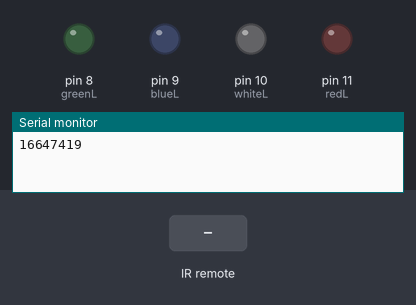
Simulated run of this sketch. Board: Arduino Uno, built with avr-gcc and run on an emulated ATmega328P. Shown: output pins drawn as LEDs (lit = HIGH), the last lines printed to the serial monitor. The inputs (shaded band) are chosen by the test bench.

Above: at 1.2 s.
1.3 s: infrared code 0xFE04FB received
At 1.7 s:
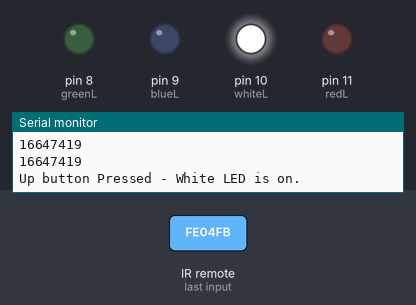
3.3 s: infrared code 0xFE827D received
At 3.7 s:
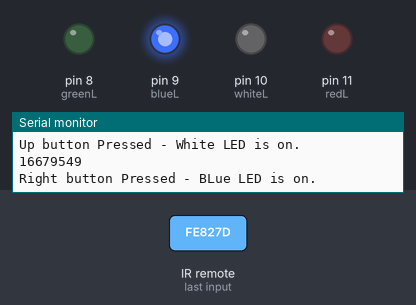
5.3 s: infrared code 0xFE58A7 received
At 5.7 s:
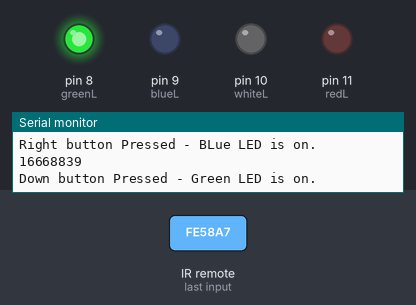
7.3 s: infrared code 0xFE42BD received
At 7.7 s:
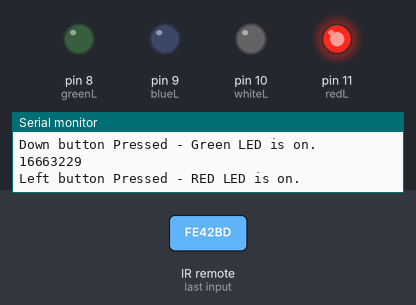
Timing chart, 0 to 10.3 s (numbered marks = the images above; inputs shaded):
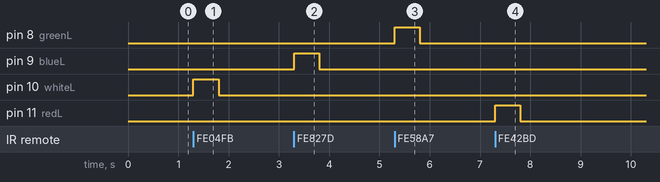

The sketch:

Remote_controlled_LED.ino
```cpp
#include <IRremote.h>

const int redL = 11;
const int whiteL = 10;
const int blueL = 9;
const int greenL = 8;
const int sig = 7;
const int t = 500;

const long up = 0xFE04FB;
const long right = 0xFE827D;
const long down = 0xFE58A7;
const long left = 0xFE42BD;

IRrecv receiver(sig);         //This is a IRrecv object. The IRrecv object requires signal pin from ir receiver as its parameter.
decode_results arrow;

void setup()
{
  pinMode (redL, OUTPUT);
  pinMode (whiteL, OUTPUT);
  pinMode (blueL, OUTPUT);
  pinMode (greenL, OUTPUT);
  receiver.enableIRIn();      //Enabling the receiver.
  Serial.begin(9600);
  Serial.println(up);
  //Serial.println(up,HEX);
}

void loop()
{

  if (receiver.decode(&arrow))          //The decode function of IRrecv class produces true when there is signal detected in the receiver. This goes low if there is no any signal received. The result is stored in arrow if there is signal present.
  {
    Serial.println(arrow.value);
  switch (arrow.value)
  {
    case up:
    Serial.println("Up button Pressed - White LED is on.");
    digitalWrite(whiteL,HIGH);
    digitalWrite(redL,LOW);
    digitalWrite(blueL,LOW);
    digitalWrite(greenL,LOW);
    delay(t);
    digitalWrite(whiteL,LOW);
    break;

    case right:
    Serial.println("Right button Pressed - BLue LED is on.");
    digitalWrite(whiteL,LOW);
    digitalWrite(redL,LOW);
    digitalWrite(blueL,HIGH);
    digitalWrite(greenL,LOW);
    delay(t);
    digitalWrite(blueL,LOW);
    break;

    case down:
    Serial.println("Down button Pressed - Green LED is on.");
    digitalWrite(whiteL,LOW);
    digitalWrite(redL,LOW);
    digitalWrite(blueL,LOW);
    digitalWrite(greenL,HIGH);
    delay(t);
    digitalWrite(greenL,LOW);
    break;

    case left:
    Serial.println("Left button Pressed - RED LED is on.");
    digitalWrite(whiteL,LOW);
    digitalWrite(redL,HIGH);
    digitalWrite(blueL,LOW);
    digitalWrite(greenL,LOW);
    delay(t);
    digitalWrite(redL,LOW);
    break;

    default:
    digitalWrite(whiteL,LOW);
    digitalWrite(redL,LOW);
    digitalWrite(blueL,LOW);
    digitalWrite(greenL,LOW);
  }
  receiver.resume();
  }
}
```

Measured:
- after the input at 1.3 s, pin 10 (whiteL): LOW → HIGH at once, → LOW 0.50 s later
- after the input at 3.3 s, pin 9 (blueL): LOW → HIGH at once, → LOW 0.50 s later
- after the input at 5.3 s, pin 8 (greenL): LOW → HIGH at once, → LOW 0.50 s later
- after the input at 7.3 s, pin 11 (redL): LOW → HIGH at once, → LOW 0.50 s later
